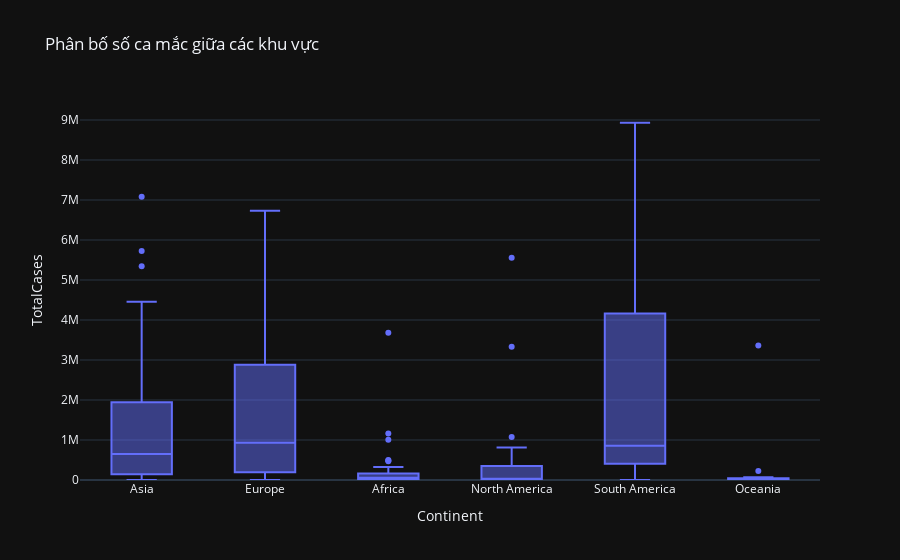

This figure's notebook cell:
### Markdown cell above
Ta vẽ biểu đồ hộp Boxplot để xem xét sự phân bố số ca mắc giữa các khu vực trên thế giới

### Code cell
fig = px.box(df_melt, x='Continent', y='TotalCases', title= "Phân bố số ca mắc giữa các khu vực")
fig.update(layout_yaxis_range = [0,9500000])
fig.update_layout(
        template='plotly_dark',
        )
fig.show()

### Figure 1 — Plotly figure (JSON) as saved in the notebook; plotly's stock layout.template omitted (floating-point values rounded to 4 significant figures; data arrays with more than 128 entries replaced by an {"elided": "..."} marker saying what was removed)
{"data": [{"alignmentgroup": "True", "hovertemplate": "Continent=%{x}<br>TotalCases=%{y}<extra></extra>", "legendgroup": "", "marker": {"color": "#636efa"}, "name": "", "notched": false, "offsetgroup": "", "orientation": "v", "showlegend": false, "type": "box", "x": {"elided": "330 str values"}, "x0": " ", "xaxis": "x", "y": {"elided": "330 int values"}, "y0": " ", "yaxis": "y"}], "layout": {"boxmode": "group", "legend": {"tracegroupgap": 0}, "title": {"text": "Phân bố số ca mắc giữa các khu vực"}, "xaxis": {"anchor": "y", "domain": [0, 1], "title": {"text": "Continent"}}, "yaxis": {"anchor": "x", "domain": [0, 1], "range": [0, 9500000], "title": {"text": "TotalCases"}}}}
